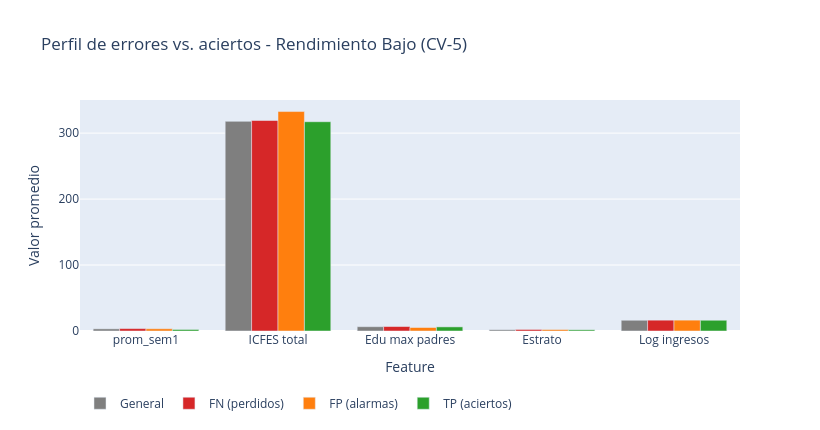

The code cell stored with this chart in its notebook:
### Code cell
fig = go.Figure()
grupos  = ['General', 'FN (perdidos)', 'FP (alarmas)', 'TP (aciertos)']
colores = ['#7f7f7f', '#d62728', '#ff7f0e', '#2ca02c']

for grupo, color in zip(grupos, colores):
    fig.add_trace(go.Bar(
        name=grupo, x=labs,
        y=perfiles[grupo].tolist(),
        marker_color=color
    ))

fig.update_layout(
    barmode='group', height=430, width=820,
    title='Perfil de errores vs. aciertos - Rendimiento Bajo (CV-5)',
    xaxis_title='Feature', yaxis_title='Valor promedio',
    legend=dict(orientation='h', y=-0.25))
fig.show()

### Figure 1 — Plotly figure (JSON) as saved in the notebook; plotly's stock layout.template omitted (floating-point values rounded to 4 significant figures)
{"data": [{"marker": {"color": "#7f7f7f"}, "name": "General", "type": "bar", "x": ["prom_sem1", "ICFES total", "Edu max padres", "Estrato", "Log ingresos"], "y": [3.276, 317.9, 6.521, 1.947, 16.29]}, {"marker": {"color": "#d62728"}, "name": "FN (perdidos)", "type": "bar", "x": ["prom_sem1", "ICFES total", "Edu max padres", "Estrato", "Log ingresos"], "y": [3.678, 319.1, 6.778, 2.333, 16.41]}, {"marker": {"color": "#ff7f0e"}, "name": "FP (alarmas)", "type": "bar", "x": ["prom_sem1", "ICFES total", "Edu max padres", "Estrato", "Log ingresos"], "y": [3.41, 332.7, 5.3, 2.2, 16.46]}, {"marker": {"color": "#2ca02c"}, "name": "TP (aciertos)", "type": "bar", "x": ["prom_sem1", "ICFES total", "Edu max padres", "Estrato", "Log ingresos"], "y": [2.304, 317.3, 6.25, 1.821, 16.3]}], "layout": {"barmode": "group", "height": 430, "legend": {"orientation": "h", "y": -0.25}, "title": {"text": "Perfil de errores vs. aciertos - Rendimiento Bajo (CV-5)"}, "width": 820, "xaxis": {"title": {"text": "Feature"}}, "yaxis": {"title": {"text": "Valor promedio"}}}}
